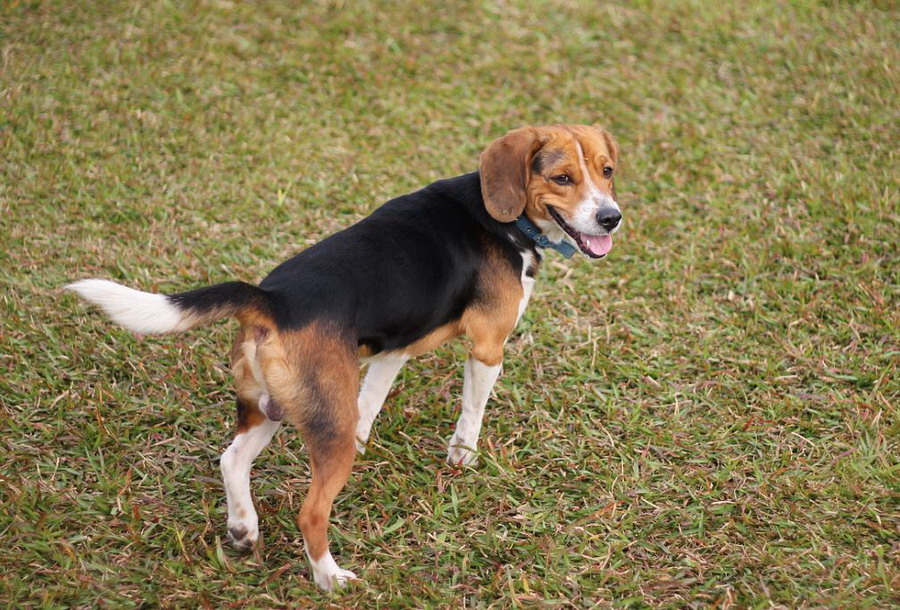
//> input picture samples/cpp/mao/1.jpg, 900 x 610 px
$ ./78_inpaint   (built with g++ and OpenCV 4)
//> lines starting //> are read from the running program, lines starting //| are printed output that depends on the picture; after the words box and inside, x2 and y2 are one past the last pixel; in counts of white or black regions, pixels touching at a corner belong together

#include <stdio.h>


//---------------------------------【頭文件、命名空間包含部分】----------------------------
//		描述：包含程式所使用的頭文件和命名空間
//------------------------------------------------------------------------------------------------
#include "opencv2/highgui/highgui.hpp"
#include "opencv2/imgproc/imgproc.hpp"
#include "opencv2/photo/photo.hpp"
#include <iostream>
using namespace cv;
using namespace std;


//-----------------------------------【巨集定義部分】--------------------------------------------
//  描述：定義一些輔助巨集
//----------------------------------------------------------------------------------------------
#define WINDOW_NAME0 "【原始圖參考】"        //為視窗標題定義的巨集
#define WINDOW_NAME1 "【原始圖】"        //為視窗標題定義的巨集
#define WINDOW_NAME2 "【修補後的效果圖】"        //為視窗標題定義的巨集


//-----------------------------------【全局變數宣告部分】--------------------------------------
//          描述：全局變數宣告
//-----------------------------------------------------------------------------------------------
Mat srcImage0,srcImage1, inpaintMask;
Point previousPoint(-1,-1);//原來的點坐標


//-----------------------------------【ShowHelpText( )函數】----------------------------------
//          描述：輸出一些說明訊息
//----------------------------------------------------------------------------------------------
static void ShowHelpText( )
{
	//輸出歡迎訊息和OpenCV版本
	printf("\n\n\t\t\t非常感謝購買《OpenCV3程式設計入門》一書！\n");
	printf("\n\n\t\t\t此為本書OpenCV2版的第78個配套範例程式\n");
	printf("\n\n\t\t\t   現在使用的OpenCV版本為：" CV_VERSION );
	printf("\n\n  ----------------------------------------------------------------------------\n");

	//輸出一些說明訊息
	printf("\n\n\n\t歡迎來到【影像修復】範例程式~\n");
	printf(  "\n\t請在進行影像修復操作之前，在【原始圖】視窗中進行適量的繪製"
		"\n\n\t按鍵操作說明: \n\n"
		"\t\t【滑鼠左鍵】-在影像上繪製白色線條\n\n"
		"\t\t鍵盤按鍵【ESC】- 退出程式\n\n"
		"\t\t鍵盤按鍵【1】或【SPACE】-進行影像修復操作 \n\n"   );
}


//-----------------------------------【On_Mouse( )函數】--------------------------------
//          描述：響應滑鼠訊息的回調函數
//----------------------------------------------------------------------------------------------
static void On_Mouse( int event, int x, int y, int flags, void* )
{
	//滑鼠左鍵彈起訊息
	if( event == CV_EVENT_LBUTTONUP || !(flags & CV_EVENT_FLAG_LBUTTON) )
		previousPoint = Point(-1,-1);
	//滑鼠左鍵按下訊息
	else if( event == CV_EVENT_LBUTTONDOWN )
		previousPoint = Point(x,y);
	//滑鼠按下並移動，進行繪製
	else if( event == CV_EVENT_MOUSEMOVE && (flags & CV_EVENT_FLAG_LBUTTON) )
	{
		Point pt(x,y);
		if( previousPoint.x < 0 )
			previousPoint = pt;
		//繪製白色線條
		line( inpaintMask, previousPoint, pt, Scalar::all(255), 5, 8, 0 );
		line( srcImage1, previousPoint, pt, Scalar::all(255), 5, 8, 0 );
		previousPoint = pt;
		imshow(WINDOW_NAME1, srcImage1);
		moveWindow(WINDOW_NAME1, 1000,1000 );
	}
}


//--------------------------------------【main( )函數】-----------------------------------------
//          描述：控制臺應用程式的入口函數，我們的程式從這里開始執行
//-----------------------------------------------------------------------------------------------
int main( int argc, char** argv )
{
	//改變console字體顏色
	system("color 2F");

	//顯示說明文字
	ShowHelpText();

	//載入原始圖並進行掩膜的初始化
	Mat srcImage = imread("/home/peter/opencv-2.4.11/samples/cpp/mao/1.jpg", -1);
//> srcImage is the input picture: 610 rows x 900 cols, CV_8UC3; mean B, G, R 80.2, 122.2, 136.2
	if(!srcImage.data ) { printf("讀取圖形錯誤，請確定目錄下是否有imread函數指定圖形存在~！ \n"); return false; }
	srcImage0 = srcImage.clone();
	srcImage1 = srcImage.clone();
	inpaintMask = Mat::zeros(srcImage1.size(), CV_8U);

	//顯示原始圖參考
	imshow(WINDOW_NAME0, srcImage0);
	moveWindow(WINDOW_NAME0, 100,100);

	//顯示原始圖
	imshow(WINDOW_NAME1, srcImage1);
	moveWindow(WINDOW_NAME1, 1000,100);

	//設定滑鼠回調訊息
	setMouseCallback( WINDOW_NAME1, On_Mouse, 0 );

	//輪詢按鍵，根據不同的按鍵進行處理
	while (1)
	{
		//取得按鍵鍵值
		char c = (char)waitKey();
//> the left mouse button is pressed at (225, 152)
//> the mouse is dragged to (450, 305)
//> call 2 of On_Mouse, with event = 0, x = 450, y = 305, flags = 1
//> in On_Mouse (call 2), `line( inpaintMask, previousPoint, pt, Scalar::all(255), 5, 8, 0 );`:
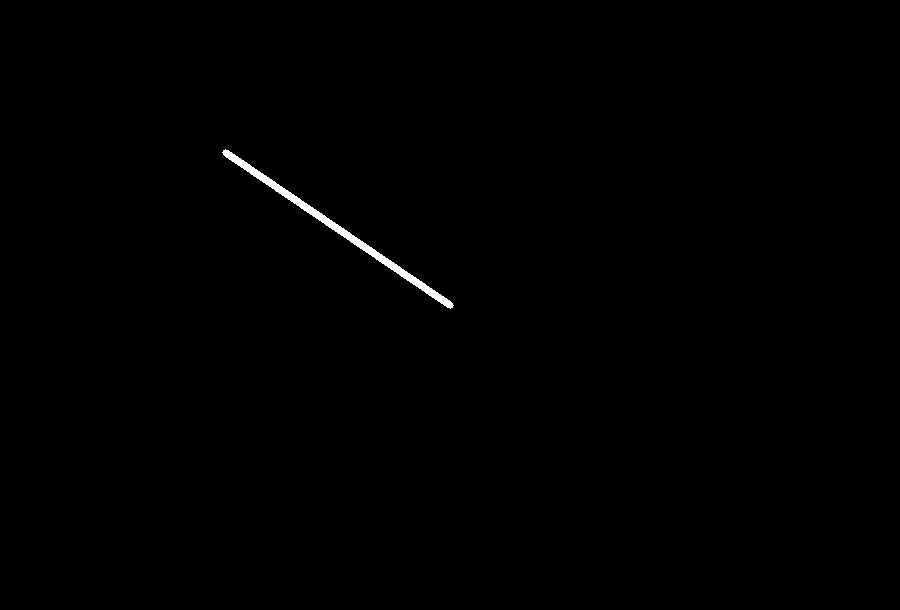
//> inpaintMask: 610 rows x 900 cols, CV_8UC1; 0.36% white; 1 white region, box (x1, y1, x2, y2) and area: (222, 149, 454, 309) 1982
//> in On_Mouse (call 2), `line( srcImage1, previousPoint, pt, Scalar::all(255), 5, 8, 0 );`:
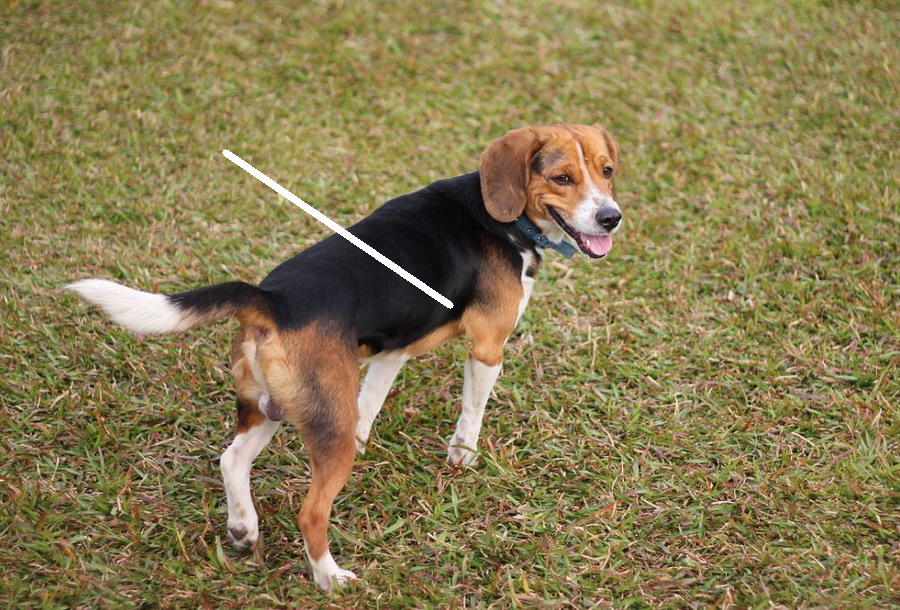
//> srcImage1: 610 rows x 900 cols, CV_8UC3; 0.36% of pixels changed, all inside (x1, y1, x2, y2) = (222, 149, 454, 309)
//> the mouse is dragged to (675, 457)
//> call 3 of On_Mouse, with event = 0, x = 675, y = 457, flags = 1
//> in On_Mouse (call 3), `line( inpaintMask, previousPoint, pt, Scalar::all(255), 5, 8, 0 );`:
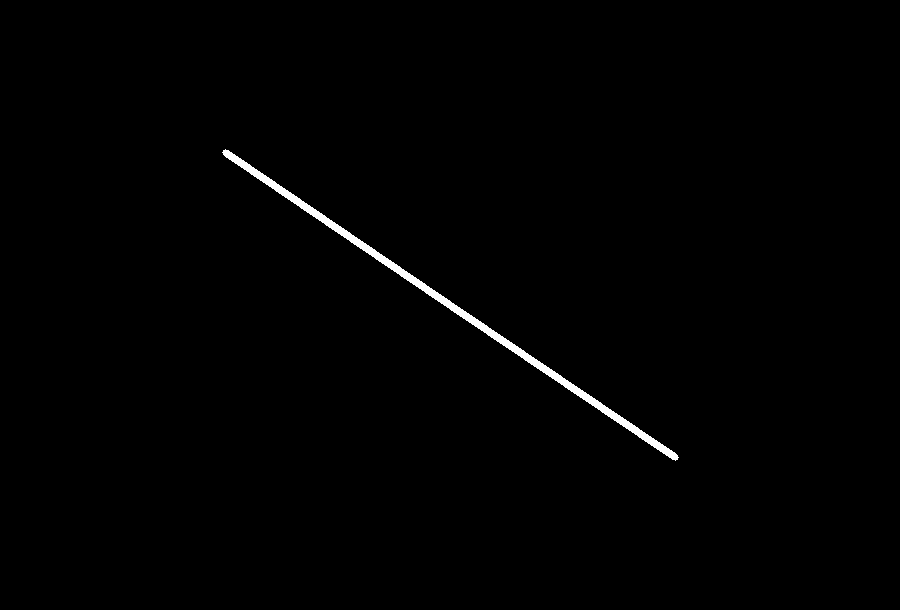
//> inpaintMask: 610 rows x 900 cols, CV_8UC1; 0.72% white; 1 white region, box (x1, y1, x2, y2) and area: (222, 149, 679, 461) 3933
//> in On_Mouse (call 3), `line( srcImage1, previousPoint, pt, Scalar::all(255), 5, 8, 0 );`:
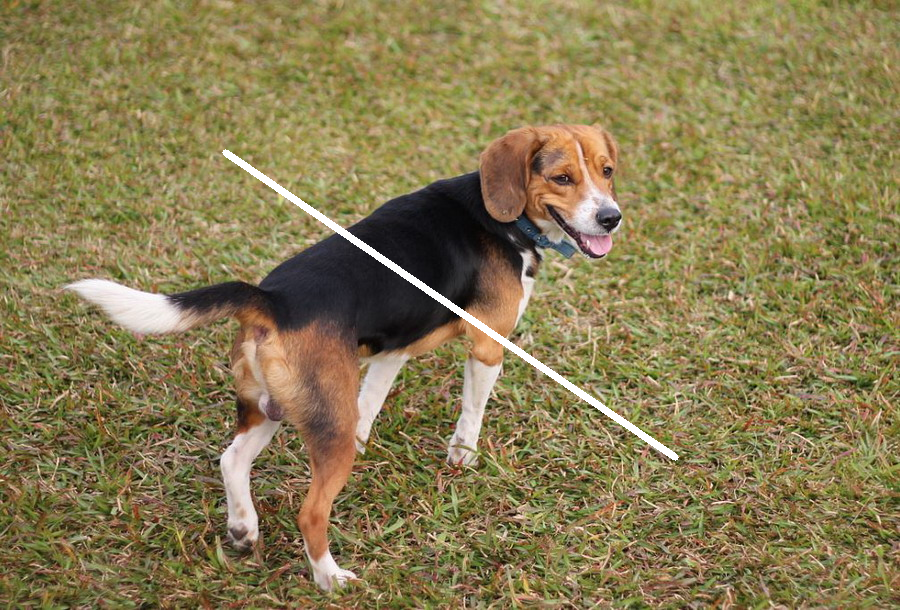
//> srcImage1: 610 rows x 900 cols, CV_8UC3; 0.36% of pixels changed, all inside (x1, y1, x2, y2) = (449, 303, 679, 461)
//> the button is released at (675, 457)

		//鍵值為ESC，程式退出
		if( c == 27 )
			break;

		//鍵值為2，恢復成原始影像
		if( c == '2' )
		{
			inpaintMask = Scalar::all(0);
			srcImage.copyTo(srcImage1);
			imshow(WINDOW_NAME1, srcImage1);
		}

		//鍵值為1或者空格，進行影像修補操作
		if( c == '1' || c == ' ' )
		{
			Mat inpaintedImage;
			inpaint(srcImage1, inpaintMask, inpaintedImage, 3, CV_INPAINT_TELEA);
//> the Esc key is pressed
			imshow(WINDOW_NAME2, inpaintedImage);
			moveWindow(WINDOW_NAME2, 500,500);
		}
	}

	return 0;
}

$ run again, with samples/cpp/mao/2.jpg copied over samples/cpp/mao/1.jpg
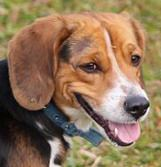
//> input picture samples/cpp/mao/2.jpg, 161 x 167 px
//> srcImage is the input picture: 167 rows x 161 cols, CV_8UC3; mean B, G, R 88.8, 116.6, 143.9
//> inpaintMask: 167 rows x 161 cols, CV_8UC1; 1.5% white; 1 white region, box (x1, y1, x2, y2) and area: (37, 38, 84, 87) 415
//> srcImage1: 167 rows x 161 cols, CV_8UC3; 1.54% of pixels changed, all inside (x1, y1, x2, y2) = (37, 38, 84, 87)
//> in On_Mouse (call 3), `line( inpaintMask, previousPoint, pt, Scalar::all(255), 5, 8, 0 );`:
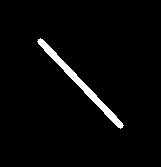
//> inpaintMask: 167 rows x 161 cols, CV_8UC1; 3% white; 1 white region, box (x1, y1, x2, y2) and area: (37, 38, 124, 129) 801
//> in On_Mouse (call 3), `line( srcImage1, previousPoint, pt, Scalar::all(255), 5, 8, 0 );`:
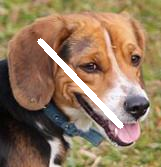
//> srcImage1: 167 rows x 161 cols, CV_8UC3; mean B, G, R 93.3, 120.3, 146.3
